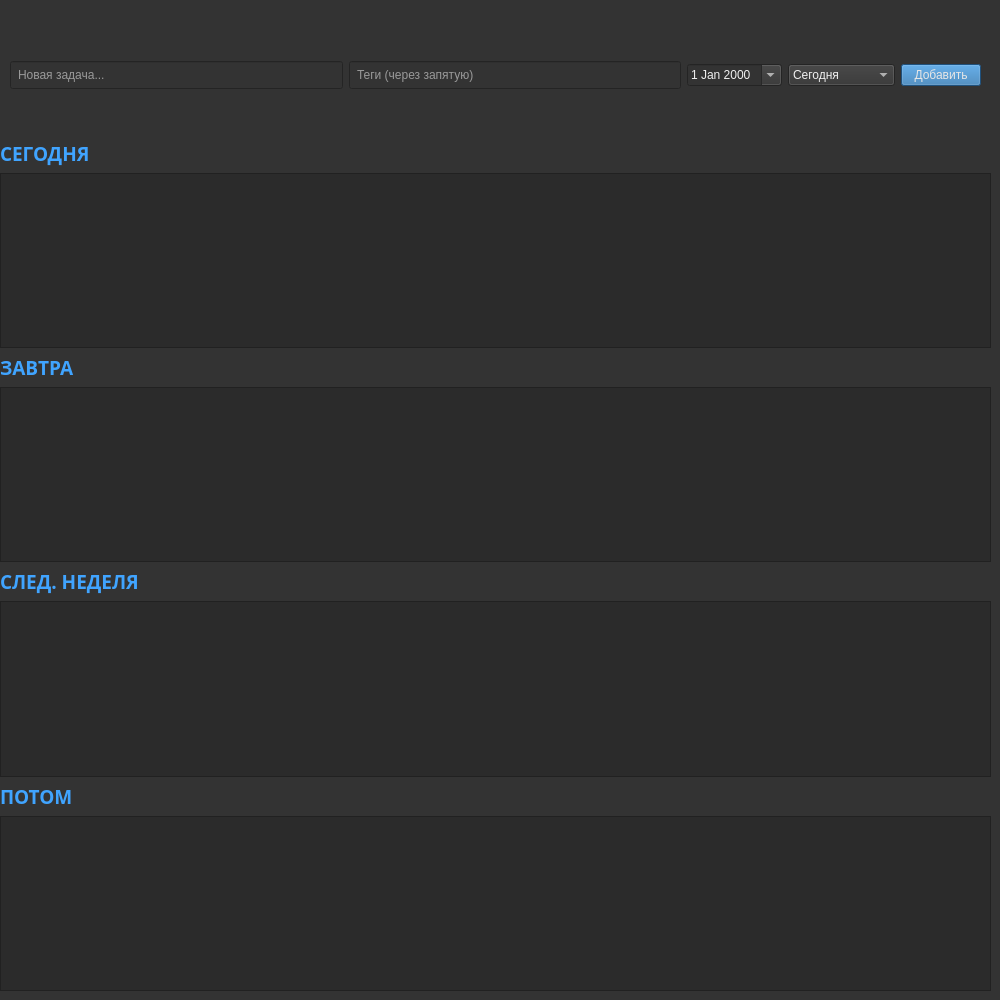
<?xml version="1.0" encoding="UTF-8"?>
<ui version="4.0">
 <class>MainWindow</class>
 <widget class="QMainWindow" name="MainWindow">
  <property name="geometry">
   <rect>
    <x>0</x>
    <y>0</y>
    <width>1000</width>
    <height>1000</height>
   </rect>
  </property>
  <property name="sizePolicy">
   <sizepolicy hsizetype="Fixed" vsizetype="Fixed">
    <horstretch>0</horstretch>
    <verstretch>0</verstretch>
   </sizepolicy>
  </property>
  <property name="windowTitle">
   <string>MainWindow</string>
  </property>
  <property name="styleSheet">
   <string notr="true">QMainWindow {
    background-color: #333333;
    color: white;
}
</string>
  </property>
  <property name="toolButtonStyle">
   <enum>Qt::ToolButtonFollowStyle</enum>
  </property>
  <widget class="QWidget" name="centralwidget">
   <widget class="QWidget" name="verticalLayoutWidget">
    <property name="geometry">
     <rect>
      <x>0</x>
      <y>10</y>
      <width>991</width>
      <height>1001</height>
     </rect>
    </property>
    <layout class="QVBoxLayout" name="verticalLayout">
     <item>
      <widget class="QWidget" name="widget" native="true">
       <widget class="QWidget" name="horizontalLayoutWidget">
        <property name="geometry">
         <rect>
          <x>0</x>
          <y>0</y>
          <width>991</width>
          <height>131</height>
         </rect>
        </property>
        <layout class="QHBoxLayout" name="inputLayout">
         <property name="leftMargin">
          <number>10</number>
         </property>
         <property name="rightMargin">
          <number>10</number>
         </property>
         <item>
          <widget class="QLineEdit" name="taskInput">
           <property name="styleSheet">
            <string notr="true">background-color: #333; color: white; padding: 5px;</string>
           </property>
           <property name="placeholderText">
            <string>Новая задача...</string>
           </property>
          </widget>
         </item>
         <item>
          <widget class="QLineEdit" name="tagInput">
           <property name="styleSheet">
            <string notr="true">background-color: #333; color: white; padding: 5px;</string>
           </property>
           <property name="placeholderText">
            <string>Теги (через запятую)</string>
           </property>
          </widget>
         </item>
         <item>
          <widget class="QDateEdit" name="deadlineEdit">
           <property name="styleSheet">
            <string notr="true">background-color: #333; color: rgb(240, 240, 240)</string>
           </property>
           <property name="calendarPopup">
            <bool>true</bool>
           </property>
          </widget>
         </item>
         <item>
          <widget class="QComboBox" name="categorySelect">
           <property name="styleSheet">
            <string notr="true">background-color: #333; color:rgb(240, 240, 240)
</string>
           </property>
           <item>
            <property name="text">
             <string>Сегодня</string>
            </property>
           </item>
           <item>
            <property name="text">
             <string>Завтра</string>
            </property>
           </item>
           <item>
            <property name="text">
             <string>След. неделя</string>
            </property>
           </item>
           <item>
            <property name="text">
             <string>Потом</string>
            </property>
           </item>
          </widget>
         </item>
         <item>
          <widget class="QPushButton" name="addButton">
           <property name="styleSheet">
            <string notr="true">background-color: rgb(44, 114, 175);
color: rgb(230, 230, 230)

</string>
           </property>
           <property name="text">
            <string>Добавить</string>
           </property>
          </widget>
         </item>
        </layout>
       </widget>
       <widget class="QWidget" name="verticalLayoutWidget_2">
        <property name="geometry">
         <rect>
          <x>0</x>
          <y>130</y>
          <width>991</width>
          <height>861</height>
         </rect>
        </property>
        <layout class="QVBoxLayout" name="taskLayout">
         <property name="bottomMargin">
          <number>10</number>
         </property>
         <item>
          <widget class="QLabel" name="labelToday">
           <property name="font">
            <font>
             <family>Century Gothic</family>
             <pointsize>14</pointsize>
             <bold>true</bold>
            </font>
           </property>
           <property name="styleSheet">
            <string notr="true">color: #40a4ff</string>
           </property>
           <property name="text">
            <string>СЕГОДНЯ</string>
           </property>
          </widget>
         </item>
         <item>
          <widget class="QListWidget" name="listToday">
           <property name="font">
            <font>
             <family>Century Gothic</family>
             <pointsize>9</pointsize>
             <italic>false</italic>
            </font>
           </property>
           <property name="styleSheet">
            <string notr="true">background-color: #2b2b2b; color: white;</string>
           </property>
          </widget>
         </item>
         <item>
          <widget class="QLabel" name="labelTomorrow">
           <property name="font">
            <font>
             <family>Century Gothic</family>
             <pointsize>14</pointsize>
             <bold>true</bold>
            </font>
           </property>
           <property name="styleSheet">
            <string notr="true">color: #40a4ff</string>
           </property>
           <property name="text">
            <string>ЗАВТРА</string>
           </property>
          </widget>
         </item>
         <item>
          <widget class="QListWidget" name="listTomorrow">
           <property name="font">
            <font>
             <family>Century Gothic</family>
             <pointsize>9</pointsize>
            </font>
           </property>
           <property name="styleSheet">
            <string notr="true">background-color: #2b2b2b; color: white;</string>
           </property>
          </widget>
         </item>
         <item>
          <widget class="QLabel" name="labelNextWeek">
           <property name="font">
            <font>
             <family>Century Gothic</family>
             <pointsize>14</pointsize>
             <bold>true</bold>
            </font>
           </property>
           <property name="styleSheet">
            <string notr="true">color: #40a4ff</string>
           </property>
           <property name="text">
            <string>СЛЕД. НЕДЕЛЯ</string>
           </property>
          </widget>
         </item>
         <item>
          <widget class="QListWidget" name="listNextWeek">
           <property name="font">
            <font>
             <family>Century Gothic</family>
             <pointsize>9</pointsize>
            </font>
           </property>
           <property name="styleSheet">
            <string notr="true">background-color: #2b2b2b; color: white;</string>
           </property>
          </widget>
         </item>
         <item>
          <widget class="QLabel" name="labelLater">
           <property name="font">
            <font>
             <family>Century Gothic</family>
             <pointsize>14</pointsize>
             <bold>true</bold>
            </font>
           </property>
           <property name="styleSheet">
            <string notr="true">color: #40a4ff</string>
           </property>
           <property name="text">
            <string>ПОТОМ</string>
           </property>
          </widget>
         </item>
         <item>
          <widget class="QListWidget" name="listLater">
           <property name="font">
            <font>
             <family>Century Gothic</family>
             <pointsize>9</pointsize>
            </font>
           </property>
           <property name="styleSheet">
            <string notr="true">background-color: #2b2b2b; color: white;</string>
           </property>
          </widget>
         </item>
        </layout>
       </widget>
      </widget>
     </item>
    </layout>
   </widget>
  </widget>
 </widget>
 <resources/>
 <connections/>
</ui>
